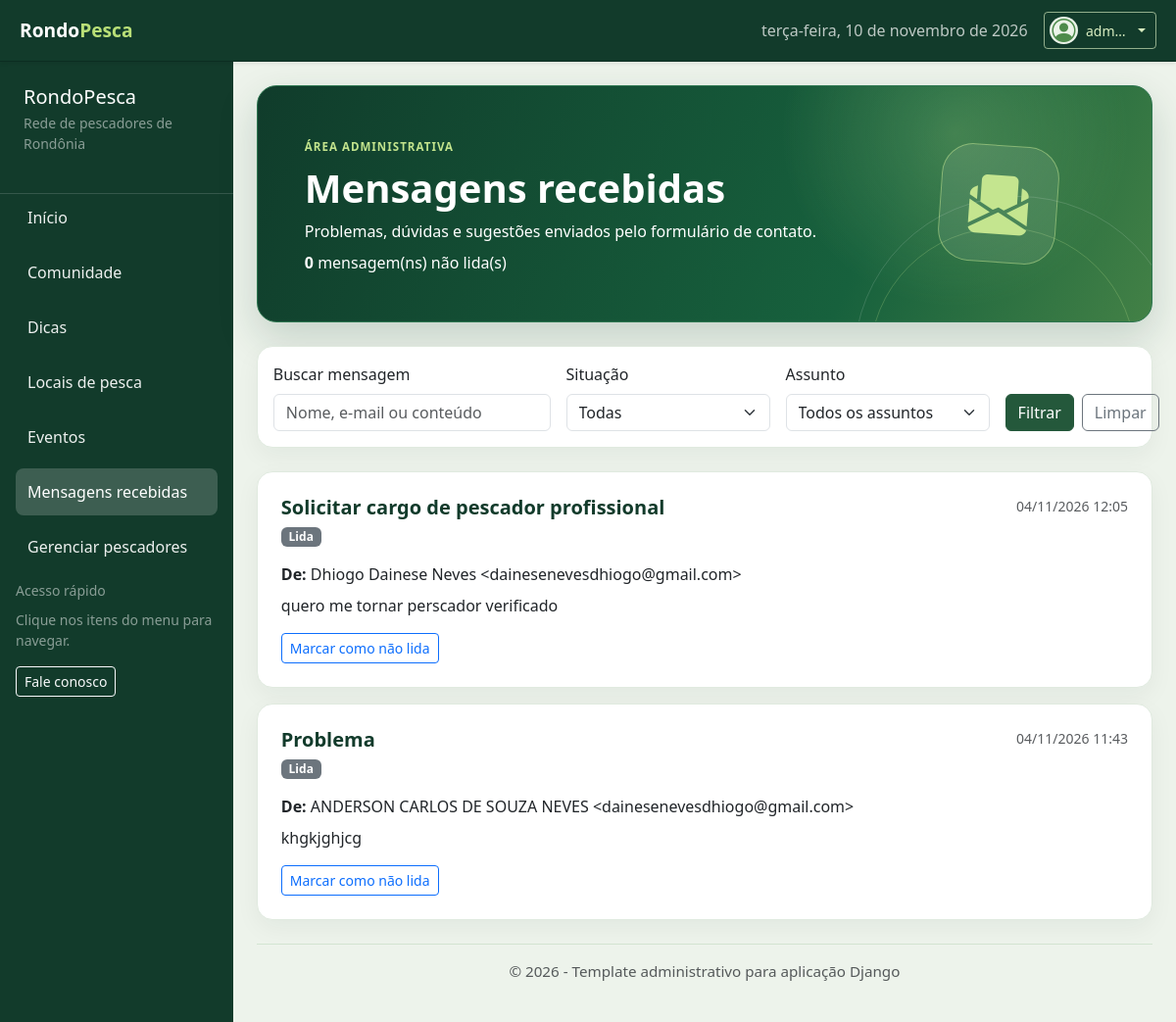
The app's page /mensagens/ (signed in) with its own data.
### web/models.py (models this page shows, shortened)
class MensagemContato(models.Model):
    ASSUNTOS = [
        ('duvida', 'Dúvida'),
        ('problema', 'Problema'),
        ('sugestao', 'Sugestão'),
        ('dica_experiencia', 'Dica ou experiência de pesca'),
        ('profissional', 'Solicitar cargo de pescador profissional'),
        ('outro', 'Outro assunto'),
    ]
    nome = models.CharField(max_length=120)
    email = models.EmailField()
    assunto = models.CharField(max_length=40, choices=ASSUNTOS)
    mensagem = models.TextField()
    lida = models.BooleanField(default=False)
    criada_em = models.DateTimeField(auto_now_add=True)
    class Meta:
        ordering = ['-criada_em']
        verbose_name = 'Mensagem de contato'
        verbose_name_plural = 'Mensagens de contato'

### web/views.py (the view, shortened to what this page needs)
# urls.py: path('mensagens/', views.mensagens_contato, name='mensagens_contato'),
@login_required(login_url='login')
def mensagens_contato(request):
    if not request.user.is_active or not request.user.is_staff:
        return HttpResponseForbidden()
    mensagens = MensagemContato.objects.all()
    status = request.GET.get('status', '')
    if status == 'lidas':
        mensagens = mensagens.filter(lida=True)
    elif status == 'nao_lidas':
        mensagens = mensagens.filter(lida=False)
    else:
        status = ''
    assunto = request.GET.get('assunto', '')
    assuntos_validos = {valor for valor, _ in MensagemContato.ASSUNTOS}
    if assunto in assuntos_validos:
        mensagens = mensagens.filter(assunto=assunto)
    else:
        assunto = ''
    busca = request.GET.get('q', '').strip()
    return render(request, 'web/mensagens_contato.html', {
        'mensagens_contato': mensagens,
        'total_nao_lidas': MensagemContato.objects.filter(lida=False).count(),
        'status_selecionado': status,
        'assunto_selecionado': assunto,
        'assuntos': MensagemContato.ASSUNTOS,
        'status_selecionado': status if status in ('nao_lidas', 'lidas') else '',
        'assunto_selecionado': assunto,
        'busca': busca,
        'total_nao_lidas': MensagemContato.objects.filter(lida=False).count(),
    })

### web/templates/web/mensagens_contato.html (shortened to what this page needs)
{% extends 'base.html' %}
{% block content %}
<div class="dashboard-home">
    <section class="dashboard-welcome admin-page-hero mb-4 p-4 p-lg-5 shadow-sm">
        <div class="admin-page-hero-copy">
            <span class="dashboard-kicker">ÁREA ADMINISTRATIVA</span>
            <h1 class="display-6 fw-bold mt-2 mb-2">Mensagens recebidas</h1>
            <p class="mb-0">Problemas, dúvidas e sugestões enviados pelo formulário de contato.</p>
            <p class="mb-0 mt-2"><strong>{{ total_nao_lidas }}</strong> mensagem(ns) não lida(s)</p>
        </div>
        <span class="admin-page-hero-icon" aria-hidden="true">
            <i class="bi bi-envelope-paper-fill"></i>
        </span>
    </section>
    <form method="get" class="card dashboard-card shadow-sm p-3 mb-4">
        <div class="row g-3 align-items-end">
            <div class="col-12 col-md-4">
                <label for="filtro-busca" class="form-label">Buscar mensagem</label>
                <input id="filtro-busca" type="search" name="q" value="{{ busca }}"
                       class="form-control" placeholder="Nome, e-mail ou conteúdo">
            </div>
            <div class="col-12 col-md-3">
                <label for="filtro-status" class="form-label">Situação</label>
                <select id="filtro-status" name="status" class="form-select">
                    <option value="" {% if not status_selecionado %}selected{% endif %}>Todas</option>
                </select>
            </div>
            <div class="col-12 col-md-3">
                <label for="filtro-assunto" class="form-label">Assunto</label>
                <select id="filtro-assunto" name="assunto" class="form-select">
                    <option value="">Todos os assuntos</option>
                </select>
            </div>
            <div class="col-12 col-md-2 d-flex gap-2">
                <button type="submit" class="btn btn-success">Filtrar</button>
                <a href="{% url 'mensagens_contato' %}" class="btn btn-outline-secondary">Limpar</a>
            </div>
        </div>
    </form>
    {% for mensagem in mensagens_contato %}
    <article class="card dashboard-card shadow-sm p-4 mb-3">
        <div class="d-flex flex-wrap justify-content-between gap-2 mb-3">
            <div>
                <h2 class="h5 fw-bold mb-1">{{ mensagem.get_assunto_display }}</h2>
                {% if mensagem.lida %}
                <span class="badge text-bg-secondary">Lida</span>
                {% else %}
                <span class="badge text-bg-primary">Não lida</span>
                {% endif %}
            </div>
            <time class="text-muted small" datetime="{{ mensagem.criada_em|date:'c' }}">
                {{ mensagem.criada_em|date:"d/m/Y H:i" }}
            </time>
        </div>
        <p class="mb-2"><strong>De:</strong> {{ mensagem.nome }} &lt;{{ mensagem.email }}&gt;</p>
        <p class="mb-3" style="white-space: pre-wrap;">{{ mensagem.mensagem }}</p>
        <form method="post" action="{% url 'atualizar_status_mensagem' mensagem.id %}">
            {% if mensagem.lida %}
            <button type="submit" class="btn btn-outline-primary btn-sm">Marcar como não lida</button>
            {% else %}
            <input type="hidden" name="status" value="lida">
            <button type="submit" class="btn btn-outline-secondary btn-sm">Marcar como lida</button>
            {% endif %}
        </form>
    </article>
    {% empty %}
    <section class="card dashboard-card shadow-sm p-4">
        <p class="mb-0 text-muted">Nenhuma mensagem encontrada para esses filtros.</p>
    </section>
    {% endfor %}
</div>
{% endblock %}

### templates/base.html (shortened to what this page needs)
{% load static %}
<!DOCTYPE html>
<html lang="pt-br">
<head>
    <link href="https://cdn.jsdelivr.net/npm/bootstrap@5.3.8/dist/css/bootstrap.min.css" rel="stylesheet"
>
    <link rel="stylesheet" href="https://cdn.jsdelivr.net/npm/bootstrap-icons@1.11.3/font/bootstrap-icons.min.css">
    <link rel="stylesheet" href="{% static 'css/base/base.css' %}?v=20261103-2">
</head>
<body>
    <div class="admin-layout">
        <header class="admin-header shadow-sm">
            <div class="header-left d-flex align-items-center gap-3">
                <a class="brand text-decoration-none" href="{% url 'home' %}">Rondo<span>Pesca</span></a>
            </div>
            <div class="header-right d-flex align-items-center gap-3">
                <div class="d-none d-md-block text-muted" id="currentDate"></div>
                {% if request.user.is_authenticated %}
                <div class="dropdown">
                    <button class="btn btn-outline-success btn-sm dropdown-toggle header-profile-toggle"
                        type="button" data-bs-toggle="dropdown" aria-expanded="false"
                        aria-label="Menu de {{ request.user.username }}">
                        {% if request.user.perfil_usuario.foto %}
                        <img class="header-profile-avatar" src="{{ request.user.perfil_usuario.foto.url }}"
                            alt="" aria-hidden="true">
                        {% else %}
                        <i class="bi bi-person-circle header-profile-avatar-placeholder" aria-hidden="true"></i>
                        {% endif %}
                        <span>{{ request.user.username }}</span>
                    </button>
                </div>
                {% else %}
                <a class="btn btn-outline-success btn-sm" href="{% url 'login' %}">Entrar</a>
                {% endif %}
            </div>
        </header>
        <div class="admin-body d-flex">
            {% if request.user.is_authenticated %}
            <nav id="sidebarMenu" class="collapse d-lg-block sidebar bg-soft-green text-white">
                <div class="sidebar-header p-4">
                    <h5 class="mb-1">RondoPesca</h5>
                    <p class="small text-white-50">Rede de pescadores de Rondônia</p>
                </div>
                <ul class="nav flex-column px-3">
                    <li class="nav-item mb-2"><a href="{% url 'inicio' %}" class="nav-link {% if request.resolver_match.url_name == 'inicio' %}active{% endif %}">Início</a></li>
                    <li class="nav-item mb-2"><a href="{% url 'comunidade' %}" class="nav-link {% if request.resolver_match.url_name == 'comunidade' %}active{% endif %}">Comunidade</a></li>
                    <li class="nav-item mb-2"><a href="{% url 'dicas' %}" class="nav-link {% if request.resolver_match.url_name == 'dicas' or request.resolver_match.url_name == 'adicionar_dica' %}active{% endif %}">Dicas</a></li>
                    <li class="nav-item mb-2"><a href="{% url 'locais' %}" class="nav-link {% if request.resolver_match.url_name == 'locais' %}active{% endif %}">Locais de pesca</a></li>
                    <li class="nav-item mb-2"><a href="{% url 'eventos' %}" class="nav-link ">Eventos</a></li>
                    {% if request.user.is_staff %}
                    <li class="nav-item mb-2"><a href="{% url 'mensagens_contato' %}" class="nav-link {% if request.resolver_match.url_name == 'mensagens_contato' %}active{% endif %}">Mensagens recebidas</a></li>
                    <li class="nav-item mb-2"><a href="{% url 'gerenciar_pescadores' %}" class="nav-link {% if request.resolver_match.url_name == 'gerenciar_pescadores' %}active{% endif %}">Gerenciar pescadores</a></li>
                    {% endif %}
                </ul>
                <div class="sidebar-footer px-3 mt-auto pb-4">
                    <small class="text-white-50">Acesso rápido</small>
                    <p class="small mt-2 text-white-50 mb-0">Clique nos itens do menu para navegar.</p>
                    <a href="{% url 'contato' %}" class="btn btn-outline-light btn-sm mt-3">Fale conosco</a>
                </div>
            </nav>
            {% endif %}
            <main class="content flex-fill p-4">
                {% block content %}{% endblock %}
                <footer class="admin-footer text-center mt-4 py-3 text-muted">
                    © 2026 - Template administrativo para aplicação Django
                </footer>
            </main>
        </div>
    </div>
</body>
</html>

### records on screen
MensagemContato: assunto "Solicitar cargo de pescador profissional", lida "Lida", criada_em "04/11/2026 12:05", nome "Dhiogo Dainese Neves", email "dainesenevesdhiogo@gmail.com", mensagem "quero me tornar perscador verificado"
MensagemContato: assunto "Problema", lida "Lida", criada_em "04/11/2026 11:43", nome "ANDERSON CARLOS DE SOUZA NEVES", email "dainesenevesdhiogo@gmail.com", mensagem "khgkjghjcg"

### other values on screen
{{ request.user.username }} "admin"
{{ total_nao_lidas }} "0"
